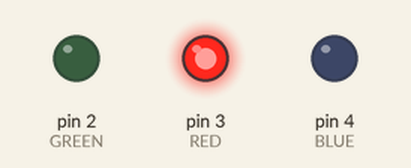
Recording of a sketch running on a simulated Arduino Uno, built with avr-gcc and run on an emulated ATmega328P. Parts: output pins drawn as LEDs (lit = HIGH).

Above: at 0.5 s.
At 7.0 s:
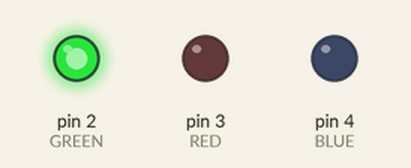
At 13.5 s:
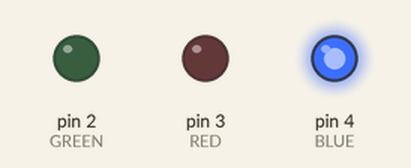
At 16.5 s:
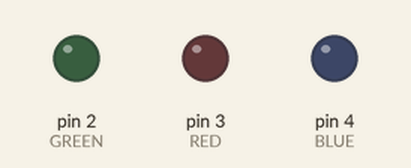
Timing chart, 0 to 19.5 s (numbered marks = the images above):
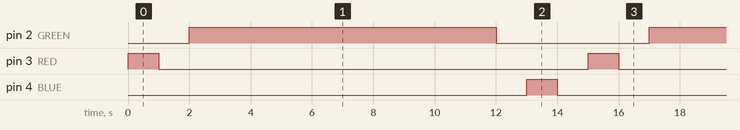

The sketch:

neopixel.ino
```cpp
#define RED 3
#define GREEN 2
#define BLUE 4

void setup() {
  Serial.begin(9600);
  pinMode(RED, OUTPUT);
  pinMode(GREEN, OUTPUT);
  pinMode(BLUE, OUTPUT);
}

void loop() {
  digitalWrite(RED, HIGH);
  delay(1000);
  digitalWrite(RED, LOW);
  delay(1000);
  digitalWrite(GREEN, HIGH);
  delay(10000);
  digitalWrite(GREEN, LOW);
  delay(1000);
  digitalWrite(BLUE, HIGH);
  delay(1000);
  digitalWrite(BLUE, LOW);
  delay(1000);

}
```

Measured:
- by itself, pin 2 (GREEN): alternates HIGH for 10.0 s and LOW for 5.0 s
- by itself, pin 3 (RED), pin 4 (BLUE): alternates HIGH for 1.0 s and LOW for 14.0 s
- by itself, everything shown: repeats every 15.0 s, in 6 steps
